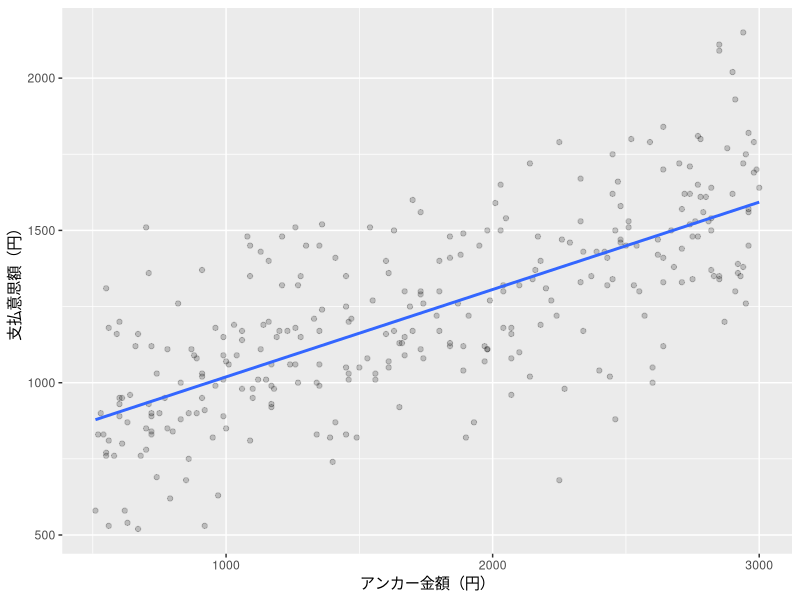
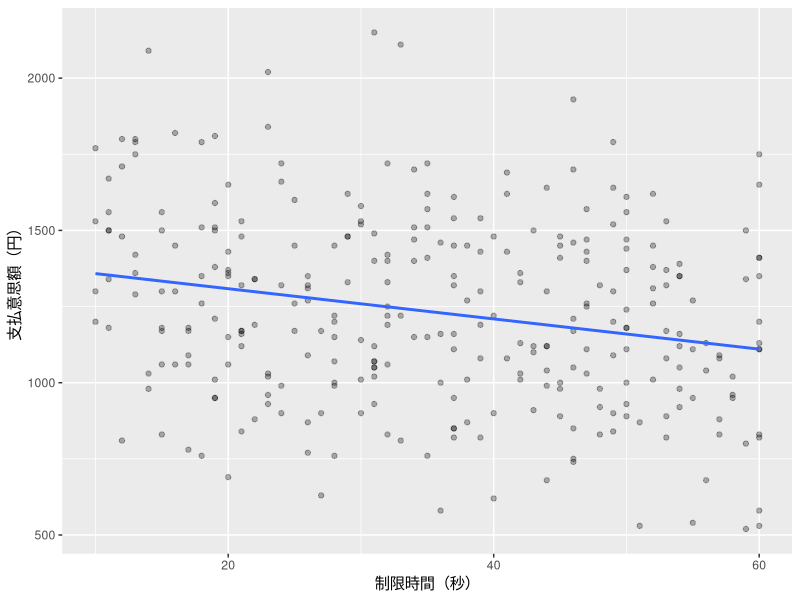
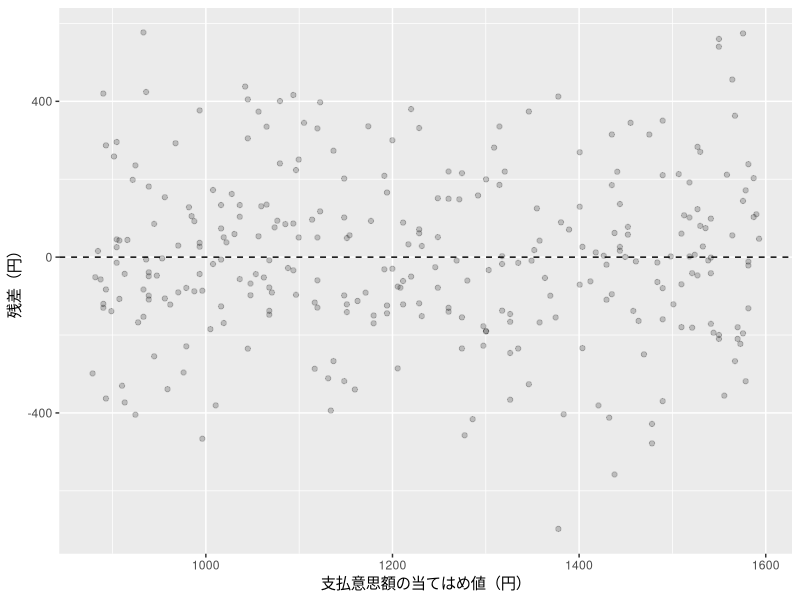

R code for these plots, in order:
## ---- chunk 1
#| label: regression-render-read
#| include: false
# 描画には同梱CSVを使います。学生向けコードは作業フォルダから読み込みます。
anchoring <- readr::read_csv("../data/anchoring.csv", show_col_types = FALSE)
## ---- chunk 2
#| label: regression-data-check
dim(anchoring)
sum(is.na(anchoring))
## ---- chunk 3
#| label: regression-range-check
summary(anchoring)
## ---- chunk 4
#| label: regression-fit
model_simple <- lm(willingness_yen ~ anchor_yen, data = anchoring)
## ---- chunk 5
#| label: regression-summary
summary(model_simple)
nobs(model_simple)
## ---- chunk 6
#| label: fig-regression-scatter
#| fig-cap: "アンカー金額と支払意思額。線は単回帰モデルで推定した直線です。"
#| fig-alt: "横軸がアンカー金額、縦軸が支払意思額の散布図。金額は円単位で、右上がりの回帰直線の周囲に点が広がっています。"
ggplot2::ggplot(anchoring,
                ggplot2::aes(x = anchor_yen, y = willingness_yen)) +
  ggplot2::geom_point(alpha = 0.2) +
  ggplot2::geom_smooth(method = "lm", formula = y ~ x, se = FALSE) +
  ggplot2::labs(x = "アンカー金額（円）", y = "支払意思額（円）")
## ---- chunk 7
#| label: regression-multiple-fit
model_multiple <- lm(
  willingness_yen ~ anchor_yen + time_limit_sec,
  data = anchoring
)
## ---- chunk 8
#| label: regression-multiple-summary
summary(model_multiple)
nobs(model_multiple)
## ---- chunk 9
#| label: regression-two-group-render-read
#| include: false
two_groups <- readr::read_csv("../data/anchoring_two_groups.csv", show_col_types = FALSE)
## ---- chunk 10
#| label: regression-two-group-means
two_groups |>
  dplyr::group_by(high_anchor) |>
  dplyr::summarise(n = dplyr::n(), mean_willingness = mean(willingness_yen))
## ---- chunk 11
#| label: regression-dummy-fit
model_dummy <- lm(willingness_yen ~ high_anchor, data = two_groups)
summary(model_dummy)
## ---- chunk 12
#| label: regression-two-group-test
willingness_high <- two_groups |>
  dplyr::filter(high_anchor == 1) |>
  dplyr::pull(willingness_yen)
willingness_low <- two_groups |>
  dplyr::filter(high_anchor == 0) |>
  dplyr::pull(willingness_yen)
test_anchor <- t.test(x = willingness_high, y = willingness_low, var.equal = TRUE)
test_anchor
## ---- chunk 13
#| label: regression-three-group-render-read
#| include: false
three_groups <- readr::read_csv("../data/anchoring_three_groups.csv", show_col_types = FALSE)
## ---- chunk 14
#| label: regression-three-group-means
three_groups |>
  dplyr::group_by(anchor_condition) |>
  dplyr::summarise(n = dplyr::n(), mean_willingness = mean(willingness_yen))
## ---- chunk 15
#| label: regression-factor-fit
model_groups <- lm(willingness_yen ~ anchor_condition, data = three_groups)
summary(model_groups)
## ---- chunk 16
#| label: regression-anova
anova_groups <- aov(willingness_yen ~ anchor_condition, data = three_groups)
summary(anova_groups)
## ---- chunk 17
#| label: regression-exercise-time
model_time <- lm(willingness_yen ~ time_limit_sec, data = anchoring)
summary(model_time)
nobs(model_time)
## ---- chunk 18
#| label: fig-regression-exercise-time
#| fig-cap: "制限時間だけで支払意思額を説明する単回帰モデル。"
#| fig-alt: "横軸が10〜60秒の制限時間、縦軸が支払意思額の散布図。緩やかな右下がりの回帰直線の周囲に点が広がっています。"
ggplot2::ggplot(anchoring,
                ggplot2::aes(x = time_limit_sec, y = willingness_yen)) +
  ggplot2::geom_point(alpha = 0.3) +
  ggplot2::geom_smooth(method = "lm", formula = y ~ x, se = FALSE) +
  ggplot2::labs(x = "制限時間（秒）", y = "支払意思額（円）")
## ---- chunk 19
#| label: regression-residual-data
simple_diagnostics <- data.frame(
  fitted_value = fitted(model_simple),
  residual = residuals(model_simple)
)
## ---- chunk 20
#| label: fig-regression-residuals
#| fig-cap: "単回帰モデルの当てはめ値と残差。水平線は残差0を表します。"
#| fig-alt: "横軸が支払意思額の当てはめ値、縦軸が残差の散布図。残差0の上下に点が広がっています。"
ggplot2::ggplot(simple_diagnostics, ggplot2::aes(x = fitted_value, y = residual)) +
  ggplot2::geom_point(alpha = 0.2) +
  ggplot2::geom_hline(yintercept = 0, linetype = "dashed") +
  ggplot2::labs(x = "支払意思額の当てはめ値（円）", y = "残差（円）")
